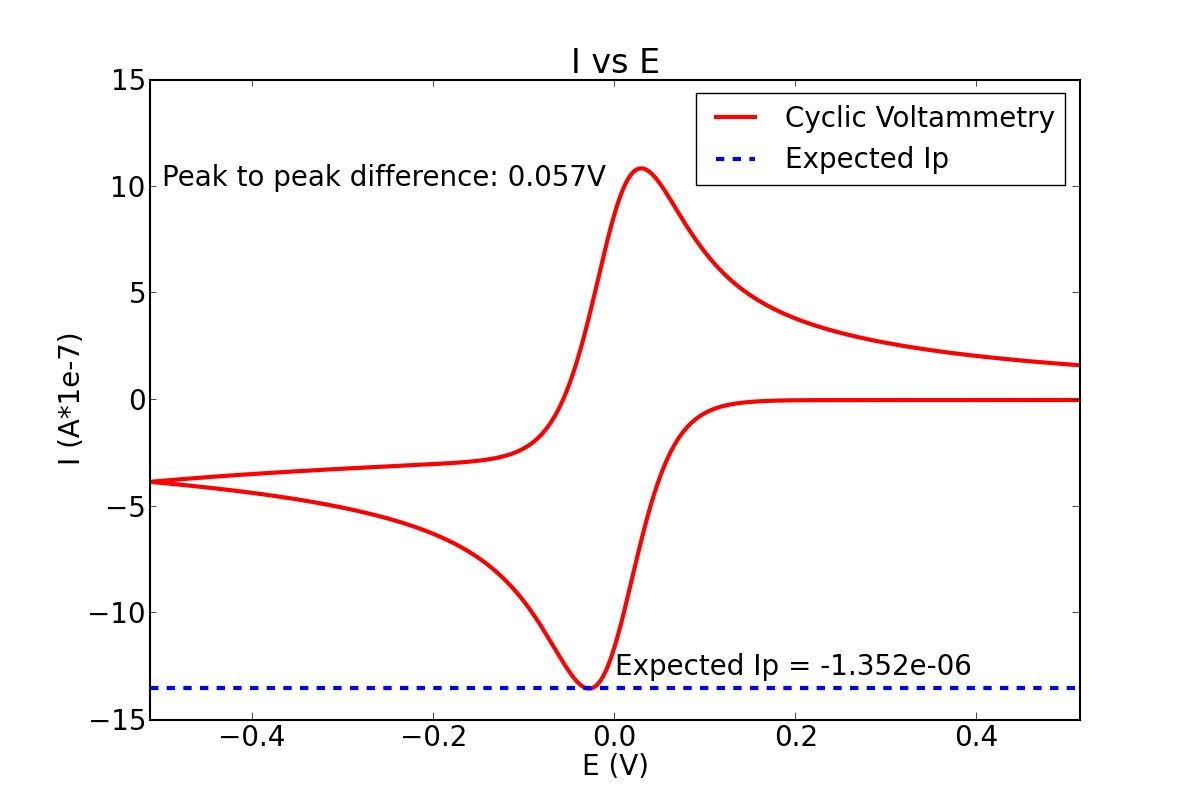

Write the Python code that produced this figure.

# Import math and plot functions
# -----------------------------------------------------------
import numpy as np
import matplotlib.pyplot as plt
import math

# Global plot parameters
# -----------------------------------------------------------
plt.rcParams['font.size'] = 20
plt.rcParams['axes.linewidth'] = 1.5 
plt.rcParams['lines.linewidth'] = 3
plt.rcParams['lines.markersize'] = 20
plt.rcParams['xtick.major.size'] = 5
plt.rcParams['ytick.major.size'] = 5
plt.rcParams['legend.fancybox'] = False
plt.rcParams['legend.shadow'] = False
plt.rcParams['legend.fontsize'] = 20

#load data
data = np.loadtxt("J and Theta.txt")
Theta = data[:,0]
J = data[:,1]

#constants
R = 8.31
T = 298.0
pi = np.pi
F = 96485.0
D_A = 1e-9
c_A = 1e-3
e =  1.0
sigma = 100.0

#calculate I,E,Ip values
I = J * (pi * e * F * D_A * c_A)
E = (Theta * R * T )/ F
v = (sigma*R*T*D_A)/(F * e**2.0)
Ip = -0.446 * F * c_A* pi* e**2 * np.sqrt((F*D_A*v)/(R*T))

#calculate the peak to peak value
max_Iindex = I.argmax()
min_Iindex = I.argmin()
delta_E = E[max_Iindex]-E[min_Iindex]

#plot figure
plt.figure(figsize = (12,8))
plt.plot(E, 1e7*I, '-r', label = "Cyclic Voltammetry")
plt.plot([min(E),max(E)],[1e7*Ip,1e7*Ip], '--b', label = "Expected Ip")
plt.title('I vs E')
plt.text(0.0, 1e7*min(I)+0.6, 'Expected Ip = %.3e' %(Ip))
plt.text(-0.5, 10, b'Peak to peak difference: %.3fV' %delta_E)
plt.xlim(min(E),max(E))
plt.xlabel('E (V)')
plt.ylabel('I (A*1e-7)')
plt.legend(loc = 1)
#plt.savefig('IvsE.pdf')
plt.savefig('IvsE.jpg')
plt.show()









